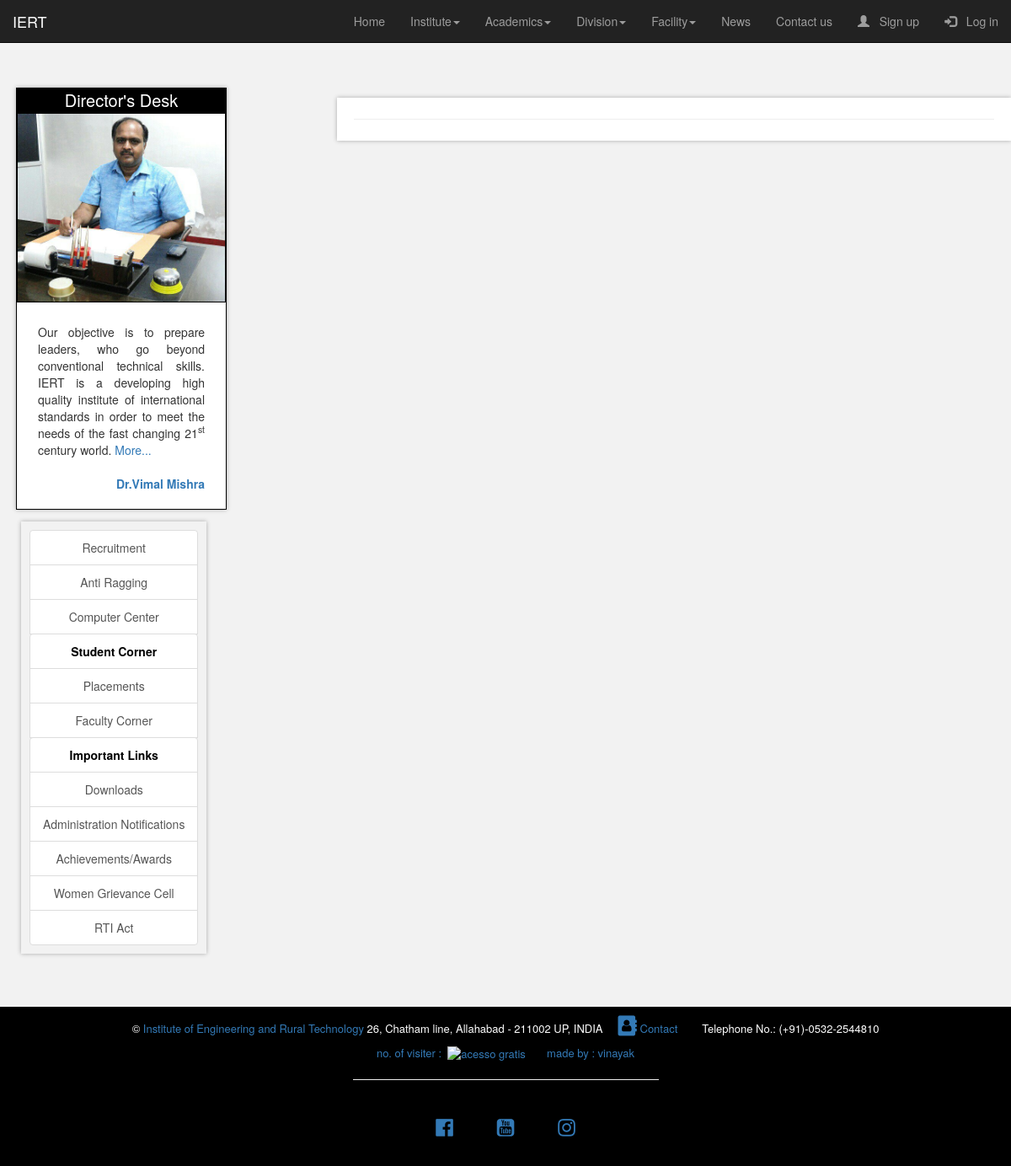
Before: /Computer_science_and_engg with the older database file.
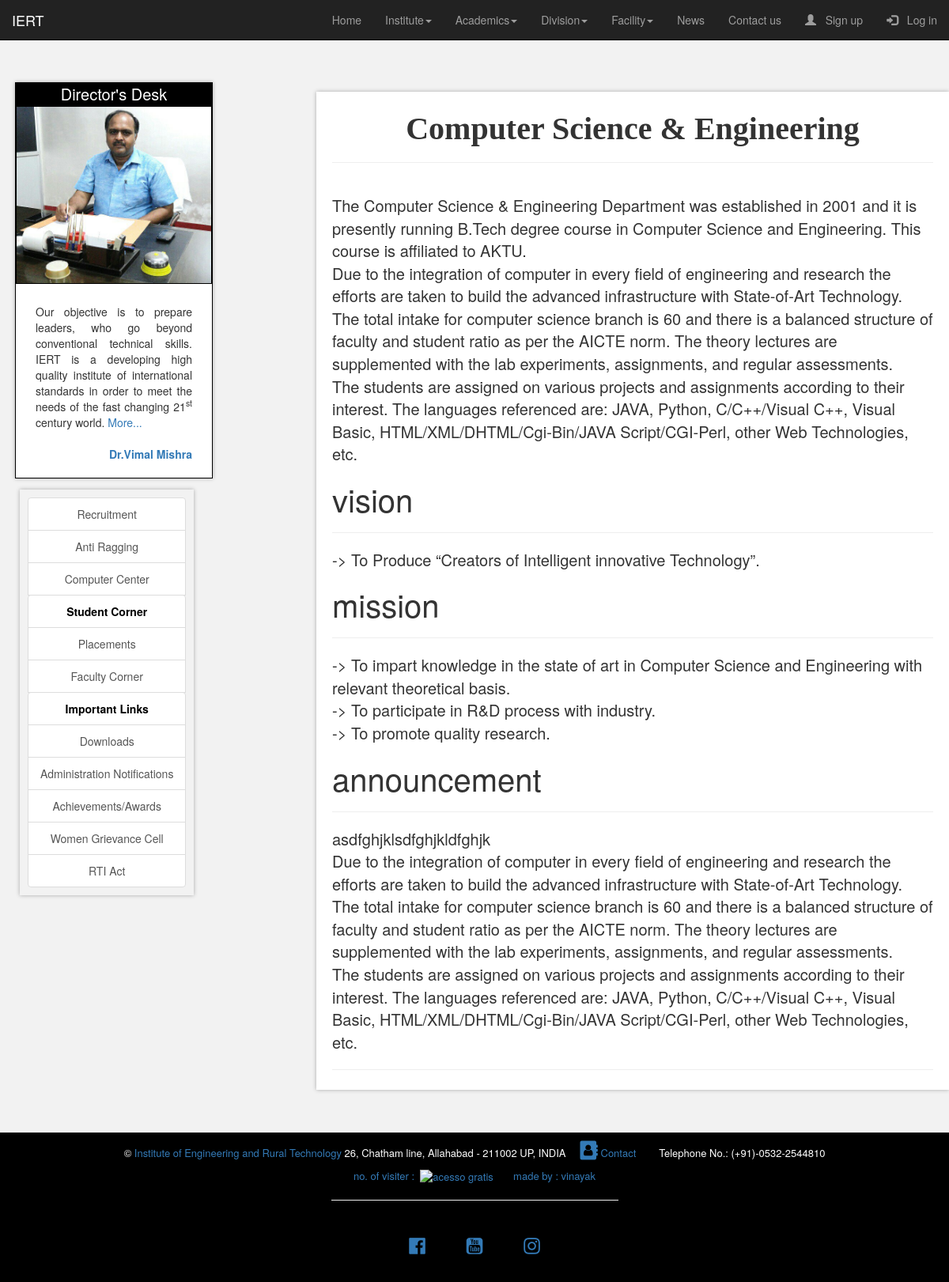
After: the same page with the newer database file.
### home/models.py (models this page shows, shortened)
class degree_detail(models.Model):
    branch=models.CharField(max_length=300)
    branch_imformation=models.TextField(null=True,blank=True)
    notice=models.TextField(null=True,blank=True)
    branch_vision=models.TextField(null=True,blank=True)
    branch_mission=models.TextField(null=True,blank=True)

### home/views.py (the view)
# urls.py: path('Computer_science_and_engg',views.Computer_science_and_engg,name='Computer_science_and_engg'),
def Computer_science_and_engg(request):
    bra = degree_detail.objects.filter(branch='Computer Science & Engineering')
    bd={
         "title":"Computer science and engg",
         "bra":bra,
    }
    return render(request,"home/degree_division.html",bd)

### home/templates/home/degree_division.html (shortened to what this page needs)
{% extends "home/index.html" %}
{% block start %}
  <div class="col-md-8 rest">
    {% for i in bra %}
    <h1 class="dtitle" style="font-size: 4rem ; font-family: serif; font-weight: bold; text-align: center;">{{i.branch}}</h1>
    <hr/>
    <br/>
    {% if i.branch_imformation %}
    <div style="font-size: 2rem ;">{{i.branch_imformation|safe}}</div>
    {% endif %}
    {% if i.branch_vision %}
    <h2 style="font-size: 4rem ;">vision</h2>
    <hr/>
    <div style="font-size: 2rem ;">{{i.branch_vision|safe}}</div>
    {% endif %}
    {% if i.branch_mission %}
    <h2 style="font-size: 4rem ;">mission</h2>
    <hr/>
    <div style="font-size: 2rem ;">{{i.branch_mission|safe}}</div>
    {% endif %}
    {% if i.notice %}
    <h2 style="font-size: 4rem ;">announcement</h2>
    <hr/>
    <div style="font-size: 2rem ;">{{i.notice|safe}}</div>
    {% endif %}
    {% endfor %}
    <hr/>
  </div>
{% endblock %}

### home/templates/home/index.html (shortened to what this page needs)
{% load static %}
{% load pwa %}
<!DOCTYPE html>
<html lang="en">
<head>
  <link rel="stylesheet" href="https://maxcdn.bootstrapcdn.com/bootstrap/3.3.7/css/bootstrap.min.css" />
    <link rel="stylesheet" href="https://cdnjs.cloudflare.com/ajax/libs/jquery-datetimepicker/2.5.20/jquery.datetimepicker.min.css" />
  <link rel="stylesheet" href="https://cdnjs.cloudflare.com/ajax/libs/font-awesome/4.7.0/css/font-awesome.min.css">
   <link rel="stylesheet" type="text/css" href="{% static "index.css" %}" />
</head>
<body class="container-fluid">
  <header class="row">
    <nav class="navbar navbar-inverse navbar-fixed-top">
      <div class="container-fluid">
        <div class="navbar-header">
          <a class="navbar-brand" class="styleheader" href="{% url "index" %}">IERT</a>
        </div>
        <div class="collapse navbar-collapse" id="mainNavBar">
          <ul class="nav navbar-nav navbar-right">
            <li ><a href="{% url "index" %}">Home</a></li>
            <li class="dropdown"><a class="dropdown-toggle" data-toggle="dropdown" href="#">Institute<span class="caret"></span></a>
            </li>
            <li class="dropdown"><a class="dropdown-toggle" data-toggle="dropdown" href="#">Academics<span class="caret"></span></a>
            </li>
            <li class="dropdown"><a class="dropdown-toggle" data-toggle="dropdown" href="#">Division<span class="caret"></span></a>
            </li>
            <li class="dropdown"><a class="dropdown-toggle" data-toggle="dropdown" href="#">Facility<span class="caret"></span></a>
            </li>
          </ul>
          <li><a href="{% url "news" %}">News</a></li>
          <li><a href="{% url "contact_us" %}">Contact us</a></li>
            {% if user.is_authenticated %}
            <li><a href="{% url "profile" %}"><img src="{{user.profile.image.url}}" style="height: 2rem; float: left;" class="img-responsive img-circle"/> &nbsp; Profile</a></li>
            <li><a href="{% url "logout" %}"><span class="glyphicon glyphicon-log-out"></span> &nbsp; Logout</a></li>
            {% else %}
            <li><a href="{% url "register" %}"><span class="glyphicon glyphicon-user"></span> &nbsp; Sign up</a></li>
            <li><a href="{% url "login" %}"><span class="glyphicon glyphicon-log-in"></span> &nbsp; Log in</a></li>
            {% endif %}
        </div>
      </div>
    </nav>
  </header>
  <div  id="contents" >
  <br/>
  <br/>
  <br/>
  <br/>
  {% block side %}
  <div class="row" class="margin-top:-7rem;">
    <div class="col-md-4">
      <br />
      <div class="dir">
        <div style="background: black;font-size: 20px; text-align: center;color:white; ">Director's Desk</div>
        <a target="_blank" href="https://www.iert.ac.in/img/director.jpg">
          <img src="{% static "home/img/director.jpg" %}" alt="image not found" width="300" height="200" class="img-responsive">
        </a>
        <div class="desc">
          <div style="text-align: justify; padding: 10px;">
            Our objective is to prepare leaders, who go beyond conventional
            technical skills. IERT is a developing high quality institute of
            international standards in order to meet the needs of the fast changing
            21<sup>st</sup> century world. <a href="{% url "desk" %}"> More...</a>
            <br />
            <br />
            <div style="float: right;">
              <a href="{% url "director" %}"><b>&nbsp;Dr.Vimal Mishra</b></a>
              <br />
              <br />
            </div>
          </div>
        </div>
      </div>
      <div class="sidebar" style="float:inherit; box-shadow: 0 0 5px rgba(0,0,0,0.3); text-align: center; color:black; padding: 10px; margin: 10px">
        <a class="list-group-item list-group-item-action" href="{% url 'recruitment' %}">Recruitment </a>
        <a class="list-group-item list-group-item-action" href="{% url 'anti_ragging' %}">Anti Ragging</a>
        <a class="list-group-item list-group-item-action" href="{% url 'computer_center' %}">Computer Center</a>
        <details>
          <summary class="list-group-item list-group-item-action"><b>Student Corner</b></summary>
        </details>
        <a class="list-group-item list-group-item-action" href="{% url "placement" %}">Placements</a>
        <a class="list-group-item list-group-item-action" href="{% url "faculty" %}">Faculty Corner</a>
        <details>
          <summary class="list-group-item list-group-item-action"><b>Important Links</b></summary>
        </details>
        <a class="list-group-item list-group-item-action" href="{% url "download" %}">Downloads</a>
        <a class="list-group-item list-group-item-action " href="#">Administration Notifications</a>
        <a class="list-group-item list-group-item-action" href="{% url "Achievements" %}">Achievements/Awards</a>
        <a class="list-group-item list-group-item-action" href="{% url "Women_Grievance_Cell" %}">Women Grievance Cell</a>
        <a class="list-group-item list-group-item-action" href="{% url "rti" %}">RTI Act</a>
      </div>
    </div>
    <br/>
    {% endblock %}
    <div class="mobile_margin" style="margin-top: -4rem;">
    {% block start %}{% endblock %}
  </div>
  </div>
  </div>
  <footer class="row" style="margin-top: 4%; margin-bottom: 0; position: relative; bottom: 0;">
    <div class="row mt-4" style="color:white;background-color:black;text-align:center;padding:10px;margin-top:7px;font-size:1.3rem;">
      <p>&copy;<a href="#"> Institute of Engineering and Rural Technology</a> 26, Chatham line, Allahabad - 211002 UP, INDIA &nbsp;&nbsp;&nbsp; <a href="{% url "contact_us" %}"><i class="fa fa-address-book" style="font-size:24px"></i>&nbsp;Contact</a>&nbsp;&nbsp;&nbsp;&nbsp;&nbsp;&nbsp;&nbsp; Telephone No.:
        (+91)-0532-2544810</p>
      <div align=center><a href='#'>no. of visiter :&nbsp;&nbsp;<img src='https://www.counter12.com/img-y0ww8WAbZbzWbZCc-50.gif' border='0' alt='acesso gratis'></a>
        <a href="#" >&nbsp; &nbsp; &nbsp; made by : vinayak</a>
      </div>
      <hr width="30%" align="center"/>
      <a href="#"><i class="fa fa-facebook-official" style="font-size:24px; margin: 2%;"></i></a>
      <a href="#"><i class="fa fa-youtube-square" style="font-size:24px; margin: 2%;"></i></a>
      <a href="#"><i class="fa fa-instagram" style="font-size:24px; margin: 2%;"></i></a>
    </div>
  </footer>
</body>
</html>

### home/static/index.css (style rules this page uses)
body { background-color: #f2f2f2; overflow-x: hidden; }
div .dir { margin: 4px; border: 1px solid black; float: left; background: #f2f2f2; box-shadow: 0 0 5px rgba(0, 0, 0, 0.3); width: 250px; background: white; display: block; }
div .dir img { width: 100%; border: 1px solid black; height: auto; }
div .desc { padding: 15px; text-align: center; }
.rest { background: white; border: solid 5px white; box-shadow: 0 0 5px rgba(0, 0, 0, 0.3); cursor: pointer; overflow: hidden; margin-top: 3%; }

Changed rows visible on the page:
now on this page (row edited): degree_detail: branch "Computer Science & Engineering", branch_imformation "The Computer Science & Engineering Department was established in 2001 and it is presently running B.Tech degree course in Computer Science and Engineering. This course is affiliated to AKTU. Due to the integration of computer in every field of engineering and research the efforts are taken to build the advanced infrastructure with State-of-Art Technology. The total intake for computer science branch is 60 and there is a balanced structure of faculty and student ratio as per the AICTE norm. The theory lectures are supplemented with the lab experiments, assignments, and regular assessments. The students are assigned on various projects and assignments according to their interest. The…", branch_vision "-> To Produce “Creators of Intelligent innovative Technology”.", branch_mission "-> To impart knowledge in the state of art in Computer Science and Engineering with relevant theoretical basis. -> To participate in R&D process with industry. -> To promote quality research.", notice "asdfghjklsdfghjkldfghjk Due to the integration of computer in every field of engineering and research the efforts are taken to build the advanced infrastructure with State-of-Art Technology. The total intake for computer science branch is 60 and there is a balanced structure of faculty and student ratio as per the AICTE norm. The theory lectures are supplemented with the lab experiments, assignments, and regular assessments. The students are assigned on various projects and assignments according to their interest. The languages referenced are: JAVA, Python, C/C++/Visual C++, Visual Basic, HTML/XML/DHTML/Cgi-Bin/JAVA Script/CGI-Perl, other Web Technologies, etc."
